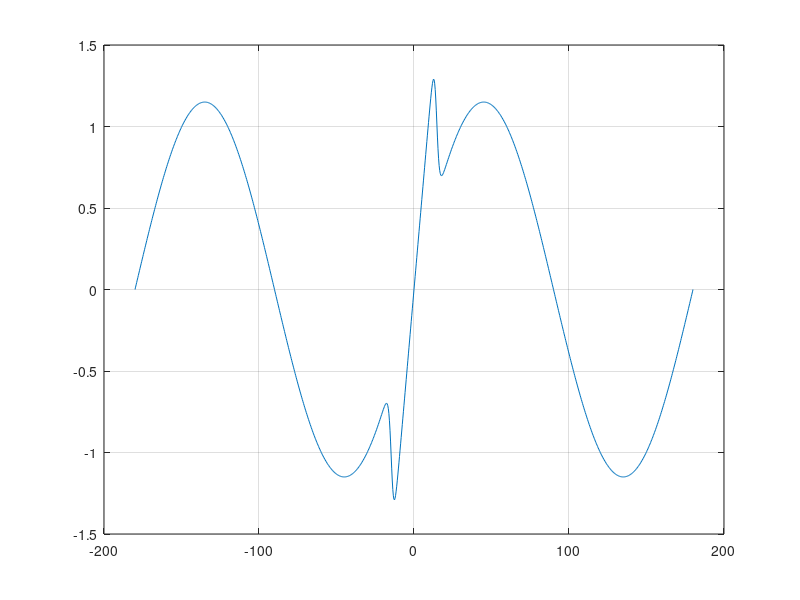

Write MATLAB code to recreate this figure.
clear
% close all
clf

aoaList = linspace(-pi,pi,1001);

highPass = @(in,slope) (tanh(slope*(in))+1)/2;
bandReject = @(in,width,slope) (tanh(slope*(-in-width/2))+1)/2 + (tanh(slope*(in-width/2))+1)/2;
bandPass = @(in,width,slope) -(tanh(slope*(in-width/2))+1)/2 + (tanh(slope*(in+width/2))+1)/2;
transitionWidth = 14;
linearWidth = 29;
CL = @(aoa) bandPass(aoa,deg2rad(linearWidth),8/deg2rad(transitionWidth)).*(aoa*2*pi) + ...
    bandReject(aoa,deg2rad(linearWidth),8/deg2rad(transitionWidth)).*1.15.*sin(2*aoa);
% CL = bandPass(aoaList,deg2rad(linearWidth),8/deg2rad(transitionWidth)).*(aoaList*2*pi) + ...
%     bandReject(aoaList,deg2rad(linearWidth),8/deg2rad(transitionWidth)).*1.15.*sin(2*aoaList);

plot(rad2deg(aoaList),CL(aoaList))
grid on